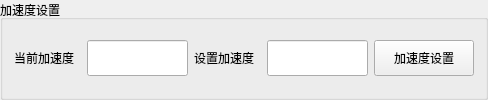
      <widget class="QGroupBox" name="groupBox">
       <property name="title">
        <string>加速度设置</string>
       </property>
       <layout class="QGridLayout" name="gridLayout_4">
        <item row="0" column="0">
         <layout class="QHBoxLayout" name="horizontalLayout_4" stretch="2,3,2,3,1">
          <item>
           <widget class="QLabel" name="label_48">
            <property name="minimumSize">
             <size>
              <width>0</width>
              <height>36</height>
             </size>
            </property>
            <property name="maximumSize">
             <size>
              <width>16777215</width>
              <height>36</height>
             </size>
            </property>
            <property name="text">
             <string>当前加速度</string>
            </property>
           </widget>
          </item>
          <item>
           <widget class="QLineEdit" name="lineEdit_acc_cur_acc">
            <property name="minimumSize">
             <size>
              <width>0</width>
              <height>36</height>
             </size>
            </property>
            <property name="maximumSize">
             <size>
              <width>16777215</width>
              <height>36</height>
             </size>
            </property>
           </widget>
          </item>
          <item>
           <widget class="QLabel" name="label_49">
            <property name="minimumSize">
             <size>
              <width>0</width>
              <height>36</height>
             </size>
            </property>
            <property name="maximumSize">
             <size>
              <width>16777215</width>
              <height>36</height>
             </size>
            </property>
            <property name="text">
             <string>设置加速度</string>
            </property>
           </widget>
          </item>
          <item>
           <widget class="QLineEdit" name="lineEdit_acc_set_acc">
            <property name="minimumSize">
             <size>
              <width>0</width>
              <height>36</height>
             </size>
            </property>
            <property name="maximumSize">
             <size>
              <width>16777215</width>
              <height>36</height>
             </size>
            </property>
           </widget>
          </item>
          <item>
           <widget class="QPushButton" name="pushButton_set_acc">
            <property name="minimumSize">
             <size>
              <width>100</width>
              <height>36</height>
             </size>
            </property>
            <property name="maximumSize">
             <size>
              <width>100</width>
              <height>36</height>
             </size>
            </property>
            <property name="text">
             <string>加速度设置</string>
            </property>
           </widget>
          </item>
         </layout>
        </item>
       </layout>
      </widget>
